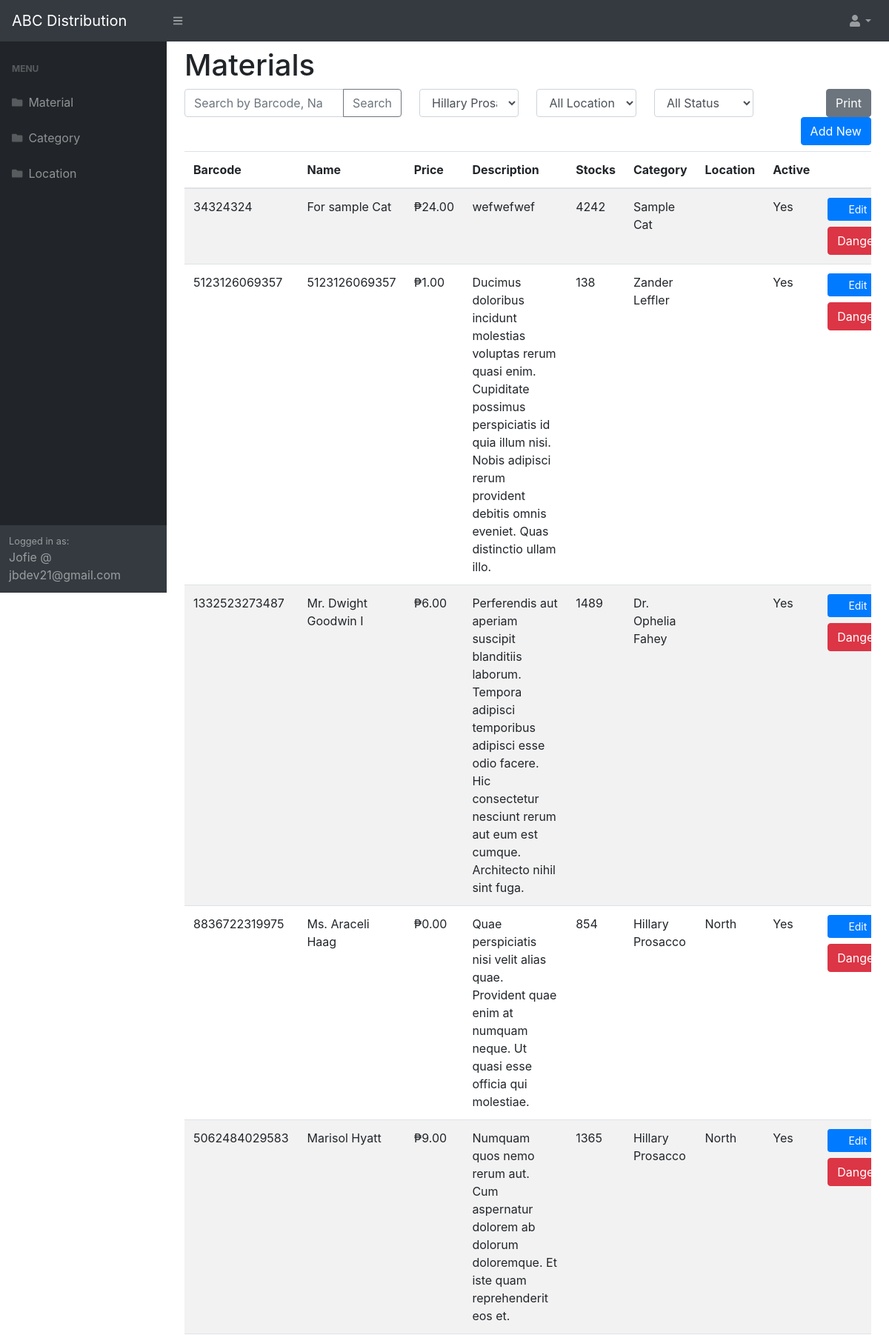
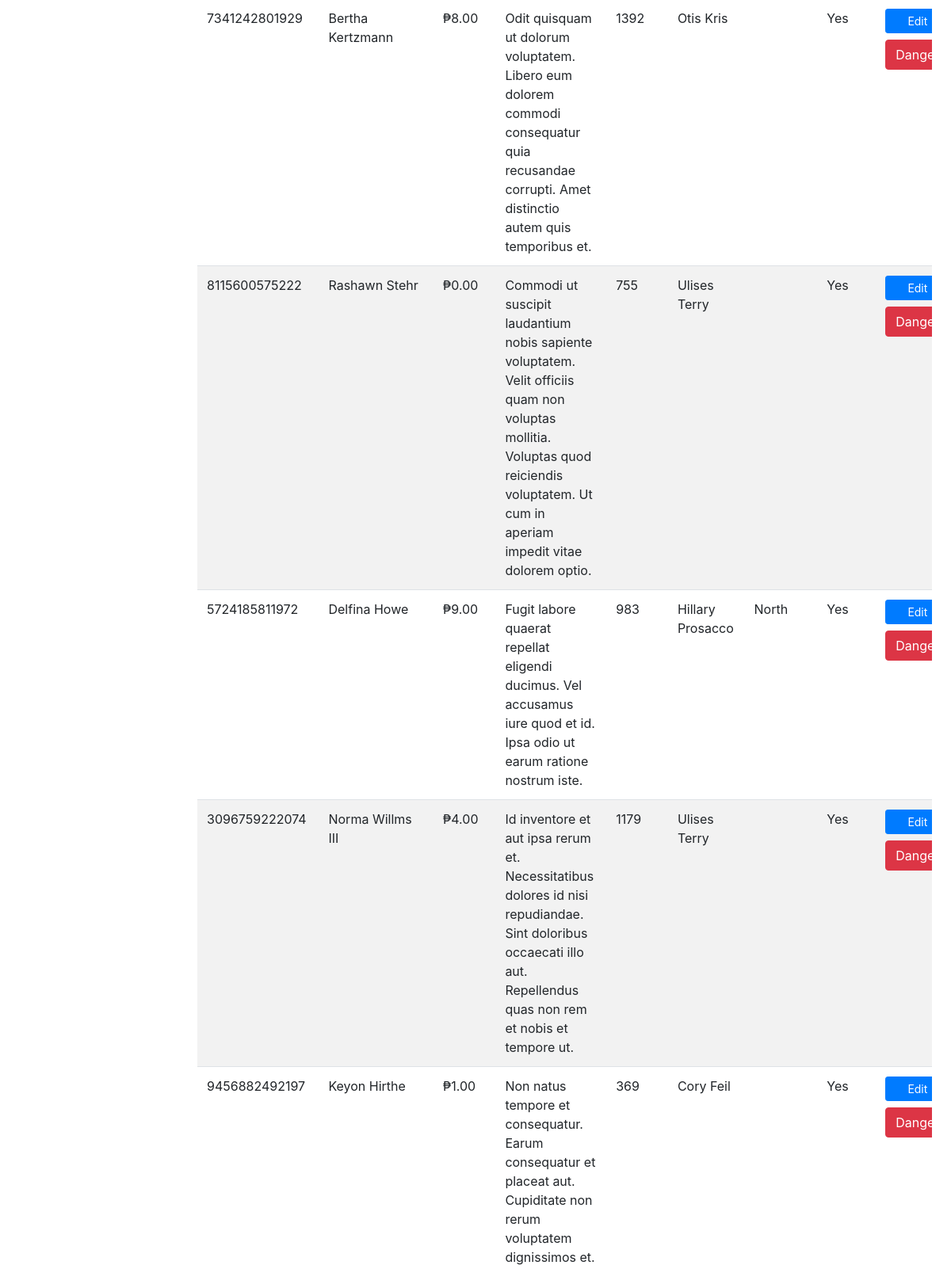
The app's page /material/index.php?category=5 (signed in, upper part) with its own data (2 pictures, top to bottom).
### tables this page shows
CREATE TABLE `materials` (
  `id` bigint(20) UNSIGNED NOT NULL,
  `barcode` varchar(255) NOT NULL,
  `name` varchar(255) NOT NULL,
  `price` double NOT NULL,
  `description` text DEFAULT NULL,
  `is_active` tinyint(1) NOT NULL DEFAULT 1,
  `stocks` int(11) NOT NULL,
  `category_id` bigint(20) UNSIGNED NOT NULL,
  `location_id` bigint(20) UNSIGNED NOT NULL,
  `created_at` timestamp NULL DEFAULT current_timestamp()
);

CREATE TABLE `categories` (
  `id` bigint(20) UNSIGNED NOT NULL,
  `name` varchar(255) NOT NULL,
  `created_at` timestamp NULL DEFAULT current_timestamp()
);

CREATE TABLE `locations` (
  `id` bigint(20) UNSIGNED NOT NULL,
  `name` varchar(255) NOT NULL,
  `created_at` timestamp NOT NULL DEFAULT current_timestamp()
);

### material/index.php (the view, shortened to what this page needs)
<?php
    require "../includes/database/connection.php";
    $statement = "SELECT *, materials.name AS name, materials.id AS id, categories.name AS category, locations.name AS location FROM materials
    LEFT JOIN categories ON materials.category_id = categories.id
    LEFT JOIN locations ON materials.location_id = locations.id ";
    if(!empty($_GET['category'])){
        $statement .= " AND materials.category_id = " . $_GET['category'];
    }
    $statement .= " ORDER BY materials.created_at DESC";
    $materialQuery = $conn->prepare($statement);
    $materialQuery->execute();
    $categoriesQuery = $conn->query("SELECT * FROM categories");
?>
<?php include "../includes/layouts/header.php";?>
<?php include "../includes/layouts/top-menu.php";?>
<?php include "../includes/layouts/side-menu.php";?>
        <main>
            <div class="container-fluid">
                <h1 class="mt-2">Materials</h1>
                <form id="filter-form">
                    <div class="row mb-2">
                        <div class="col-sm-4">
                            <div class="input-group ">
                                <input type="search" name="q" value="<?= $_GET['q'] ?? ''  ?>" class="form-control" placeholder="Search by Barcode, Name or Category Name" >
                                  <div class="input-group-append">
                                    <button type="submit" class="btn btn-outline-secondary" type="button">Search</button>
                                  </div>
                            </div>
                        </div>
                        <div class="col-sm-2">
                            <select data-buttons="filter" name="category" id="" class="form-control">
                                <?php foreach($categoriesQuery->fetchAll() as $category): ?>
                                    <option <?= $category['id'] == ($_GET['category'] ?? "") ? "selected" : "" ?> value="<?= $category['id']?>"><?= $category['name']?></option>
                                <?php endforeach;?>
                            </select>
                        </div>
                        <div class="col-sm-2">
                            <select data-buttons="filter" name="location" id="" class="form-control">
                                <option value="">All Location</option>
                            </select>
                        </div>
                        <div class="col-sm-2">
                            <select data-buttons="filter" name="is_active" id="" class="form-control">
                                <option value="2">All Status</option>
                            </select>
                        </div>
                        <div class="col-sm-2 text-right">
                            <a href="/material/print.php?<?= $_SERVER['QUERY_STRING']?>" target="_blank" class="btn btn-secondary"> Print</a>
                            <a href="/material/create.php" class="btn btn-primary"> Add New</a>
                        </div>
                    </div>
                </form>
                <div class="table-responsive">
                      <table class="table table-hover table-striped">
                            <thead>
                                <tr>
                                    <th>Barcode</th>
                                    <th>Name</th>
                                    <th>Price</th>
                                    <th>Description</th>
                                    <th>Stocks</th>
                                    <th>Category</th>
                                    <th>Location</th>
                                    <th>Active</th>
                                    <th></th>
                                </tr>
                            </thead>
                            <tbody>
                                <?php foreach($materialQuery->fetchAll() as $material): ?>
                                    <tr id="tr-<?=$material['id']?>">
                                        <td><?= $material['barcode'] ?></td>
                                        <td><?= $material['name'] ?></td>
                                        <td>&#8369;<?= number_format($material['price'], 2) ?></td>
                                        <td><?= $material['description'] ?></td>
                                        <td><?= $material['stocks'] ?></td>
                                        <td><?= $material['category'] ?></td>
                                        <td><?= $material['location'] ?></td>
                                        <td><?= $material['is_active'] ? "Yes" : "No" ?></td>
                                        <td>
                                            <a href="/material/edit.php?id=<?=$material['id']?>" class="btn btn-sm btn-primary btn-block">Edit</a>
                                             <button type="button"
                                                   data-buttons="delete"
                                                   data-id="<?=$material['id']?>"
                                                   data-div="#tr-<?=$material['id']?>"
                                                   data-uri="/material/delete.php"
                                                   class="btn btn-block btn-danger">Danger</button>
                                        </td>
                                    </tr>
                                <?php endforeach;?>
                            </tbody>
                      </table>
                </div>
            </div>
        </main>
<?php include "../includes/layouts/footer.php";?>

### records on screen
materials: barcode "34324324", name "For sample Cat", price "24.00", description "wefwefwef", stocks "4242", category.name "Sample Cat", is_active "Yes"
materials: barcode "5123126069357", name "5123126069357", price "1.00", description "Ducimus doloribus incidunt molestias voluptas rerum quasi enim. Cupiditate possimus perspiciatis id quia illum nisi. Nobis adipisci rerum provident debitis omnis eveniet. Quas distinctio ullam illo.", stocks "138", category.name "Zander Leffler", is_active "Yes"
materials: barcode "1332523273487", name "Mr. Dwight Goodwin I", price "6.00", description "Perferendis aut aperiam suscipit blanditiis laborum. Tempora adipisci temporibus adipisci esse odio facere. Hic consectetur nesciunt rerum aut eum est cumque. Architecto nihil sint fuga.", stocks "1489", category.name "Dr. Ophelia Fahey", is_active "Yes"
materials: barcode "8836722319975", name "Ms. Araceli Haag", price "0.00", description "Quae perspiciatis nisi velit alias quae. Provident quae enim at numquam neque. Ut quasi esse officia qui molestiae.", stocks "854", category.name "Hillary Prosacco", location.name "North", is_active "Yes"
materials: barcode "5062484029583", name "Marisol Hyatt", price "9.00", description "Numquam quos nemo rerum aut. Cum aspernatur dolorem ab dolorum doloremque. Et iste quam reprehenderit eos et.", stocks "1365", category.name "Hillary Prosacco", location.name "North", is_active "Yes"
materials: barcode "7341242801929", name "Bertha Kertzmann", price "8.00", description "Odit quisquam ut dolorum voluptatem. Libero eum dolorem commodi consequatur quia recusandae corrupti. Amet distinctio autem quis temporibus et.", stocks "1392", category.name "Otis Kris", is_active "Yes"
materials: barcode "8115600575222", name "Rashawn Stehr", price "0.00", description "Commodi ut suscipit laudantium nobis sapiente voluptatem. Velit officiis quam non voluptas mollitia. Voluptas quod reiciendis voluptatem. Ut cum in aperiam impedit vitae dolorem optio.", stocks "755", category.name "Ulises Terry", is_active "Yes"
materials: barcode "5724185811972", name "Delfina Howe", price "9.00", description "Fugit labore quaerat repellat eligendi ducimus. Vel accusamus iure quod et id. Ipsa odio ut earum ratione nostrum iste.", stocks "983", category.name "Hillary Prosacco", location.name "North", is_active "Yes"
materials: barcode "3096759222074", name "Norma Willms III", price "4.00", description "Id inventore et aut ipsa rerum et. Necessitatibus dolores id nisi repudiandae. Sint doloribus occaecati illo aut. Repellendus quas non rem et nobis et tempore ut.", stocks "1179", category.name "Ulises Terry", is_active "Yes"
materials: barcode "9456882492197", name "Keyon Hirthe", price "1.00", description "Non natus tempore et consequatur. Earum consequatur et placeat aut. Cupiditate non rerum voluptatem dignissimos et.", stocks "369", category.name "Cory Feil", is_active "Yes"

### other values on screen
loggedUser()['name'] "Jofie"
loggedUser()['email'] "jbdev21@gmail.com"
form field category "Hillary Prosacco"
